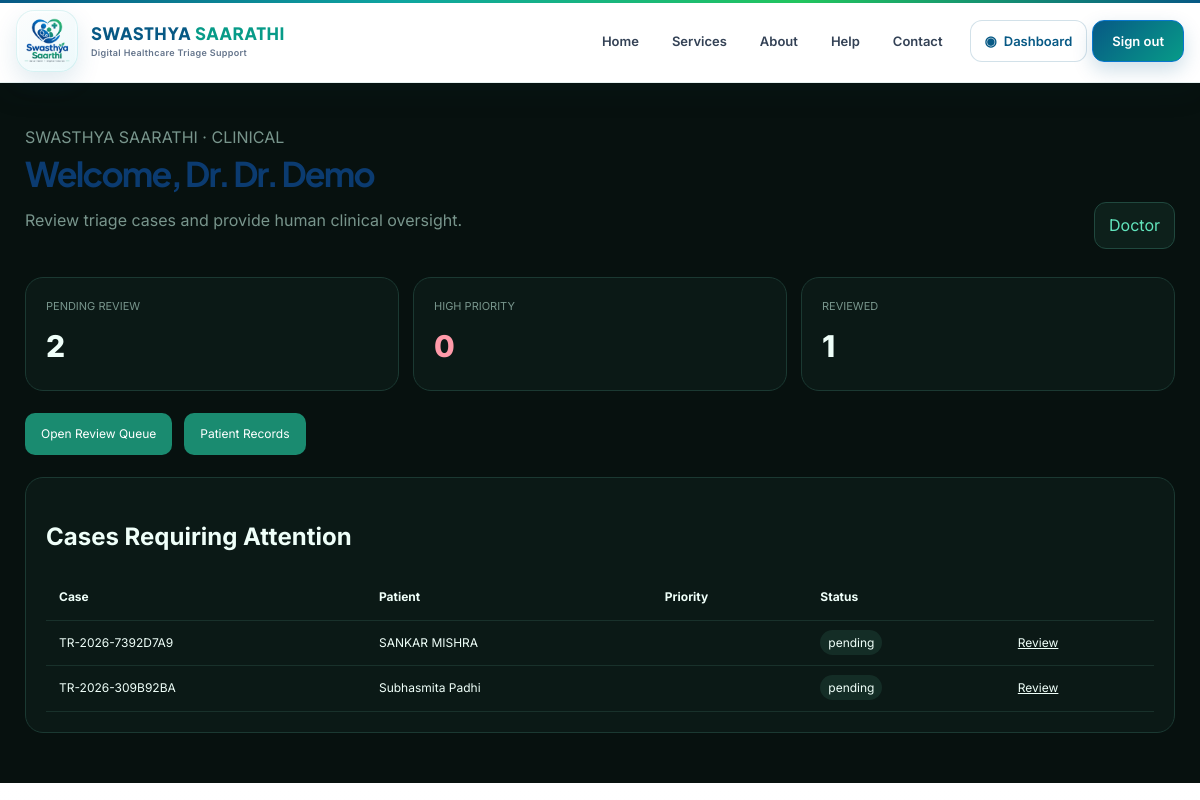
The page /doctor/dashboard.php (signed in) on the database its author committed.
### tables this page shows
CREATE TABLE `triage_reports` (
  `id` int(11) NOT NULL,
  `triage_uid` varchar(30) DEFAULT NULL,
  `patient_id` int(11) DEFAULT NULL,
  `symptoms` text DEFAULT NULL,
  `duration` varchar(255) DEFAULT NULL,
  `priority` enum('HIGH','MEDIUM','LOW') DEFAULT NULL,
  `urgency_flags` text DEFAULT NULL,
  `missing_information` text DEFAULT NULL,
  `summary` text DEFAULT NULL,
  `status` varchar(40) DEFAULT 'WAITING',
  `report_path` varchar(255) DEFAULT NULL,
  `created_at` timestamp NOT NULL DEFAULT current_timestamp(),
  `ocr_text` longtext DEFAULT NULL,
  `prescription_path` varchar(500) DEFAULT NULL,
  `medicine_summary` longtext DEFAULT NULL,
  `reviewed_by` int(11) DEFAULT NULL,
  `reviewer_name` varchar(255) DEFAULT NULL,
  `reviewed_at` datetime DEFAULT NULL,
  `ocr_medicines` text DEFAULT NULL,
  `ocr_document_path` varchar(500) DEFAULT NULL,
  `review_notes` text DEFAULT NULL,
  `prescription_text` longtext DEFAULT NULL,
  `uploaded_document` varchar(500) DEFAULT NULL
);

CREATE TABLE `patients` (
  `id` int(11) NOT NULL,
  `patient_uid` varchar(30) DEFAULT NULL,
  `name` varchar(150) DEFAULT NULL,
  `age` int(11) DEFAULT NULL,
  `gender` varchar(20) DEFAULT NULL,
  `phone` varchar(30) DEFAULT NULL,
  `language` varchar(40) DEFAULT NULL,
  `created_at` timestamp NOT NULL DEFAULT current_timestamp()
);

### includes/dashboard_guard.php (called while the page is built, shortened)
<?php
function dashboard_escape(mixed $value): string
{
    return htmlspecialchars((string)($value ?? ''), ENT_QUOTES, 'UTF-8');
}

### doctor/dashboard.php (the view, shortened to what this page needs)
<?php
require_once __DIR__ . '/../includes/dashboard_guard.php';
require_once __DIR__ . '/../config/database.php';
$pageTitle='Doctor Dashboard | Swasthya Saarthi'; $name=$_SESSION['user_name']??'Doctor';
$pending=(int)$pdo->query("SELECT COUNT(*) FROM triage_reports WHERE LOWER(COALESCE(status,'')) IN
('pending','waiting','pending_review','under_review')")->fetchColumn(); $high=(int)$pdo->query("SELECT COUNT(*) FROM
triage_reports WHERE UPPER(COALESCE(priority,''))='HIGH'")->fetchColumn(); $reviewed=(int)$pdo->query("SELECT COUNT(*)
FROM triage_reports WHERE LOWER(COALESCE(status,'')) IN ('reviewed','closed')")->fetchColumn();
$recent=$pdo->query("SELECT t.id,t.triage_uid,t.priority,t.status,t.created_at,p.name patient_name FROM triage_reports t
LEFT JOIN patients p ON p.id=t.patient_id WHERE LOWER(COALESCE(t.status,'')) NOT IN ('reviewed','closed') ORDER BY
t.created_at ASC LIMIT 10")->fetchAll(); include __DIR__.'/../includes/header.php'; ?>
<main class="db">
    <div class="wrap">
        <div class="hero">
            <div>
                <div class="muted">SWASTHYA SAARATHI · CLINICAL</div>
                <h1>Welcome, Dr. <?=dashboard_escape($name)?></h1>
                <p class="muted">Review triage cases and provide human clinical oversight.</p>
            </div>
            <div class="role">Doctor</div>
        </div>
        <div class="grid">
            <div class="card">
                <div class="label">PENDING REVIEW</div>
                <div class="num"><?=$pending?></div>
            </div>
            <div class="card">
                <div class="label">HIGH PRIORITY</div>
                <div class="num danger"><?=$high?></div>
            </div>
            <div class="card">
                <div class="label">REVIEWED</div>
                <div class="num"><?=$reviewed?></div>
            </div>
        </div>
        <div class="actions">
            <a class="btn" href="../queue.php?status=pending">Open Review Queue</a
            ><a class="btn" href="../patients.php">Patient Records</a
            >
        </div>
        <section class="card table">
            <h2>Cases Requiring Attention</h2>
            <table>
                <thead>
                    <tr>
                        <th>Case</th>
                        <th>Patient</th>
                        <th>Priority</th>
                        <th>Status</th>
                        <th></th>
                    </tr>
                </thead>
                <tbody>
                    <?php foreach($recent as $r): ?>
                    <tr>
                        <td><?=dashboard_escape($r['triage_uid'])?></td>
                        <td><?=dashboard_escape($r['patient_name']??'Unknown')?></td>
                        <td><?=dashboard_escape($r['priority']??'—')?></td>
                        <td>
                            <span class="badge"><?=dashboard_escape($r['status']??'—')?></span>
                        </td>
                        <td><a href="../review.php?id=<?=(int)$r['id']?>">Review</a></td>
                    </tr>
                    <?php endforeach; ?>
                </tbody>
            </table>
        </section>
    </div>
</main>

### assets/css/app.css (style rules this page uses)
:root { --navy: #0b3b70; --navy-dark: #072b52; --blue: #0877ce; --blue-dark: #075ca4; --teal: #0ca79b; --green: #18a974; --purple: #7355d9; --orange: #ef9142; --ink: #173d67; --text: #466785; --muted: #71879d; --background: #f5f9fd; --white: #ffffff; --line: #dceaf5; --shadow: 0 18px 50px rgba(16, 69, 112, .10); --shadow-hover: 0 25px 65px rgba(16, 69, 112, .17); --radius: 18px; }
* { box-sizing: border-box; }
html { scroll-behavior: smooth; }
body { margin: 0; background: linear-gradient( 180deg, #ffffff 0%, #f5f9fd 100% ); color: var(--ink); font-family: Inter, Arial, sans-serif; line-height: 1.55; }
a { color: inherit; }
.hero h1 { margin: 10px 0; font-family: "Plus Jakarta Sans", Inter, sans-serif; color: var(--navy); font-size: clamp( 34px, 4vw, 52px ); line-height: 1.07; letter-spacing: -1.8px; }

### doctor/dashboard.php (style rules this page uses)
.db { min-height: calc(100vh - 100px); padding: 42px 24px; background: #07110f; color: #effff9; }
.wrap { max-width: 1150px; margin: auto; }
.hero { display: flex; justify-content: space-between; align-items: end; margin-bottom: 28px; }
.hero h1 { margin: 6px 0; font-size: 34px; }
.muted { color: #78958c; }
.role { padding: 10px 14px; border: 1px solid #20483e; border-radius: 12px; background: #0d201b; color: #62e5bd; }
.grid { display: grid; grid-template-columns: repeat(3, 1fr); gap: 14px; }
.card { background: #0b1916; border: 1px solid #1b3932; border-radius: 18px; padding: 20px; }
.num { font-size: 30px; font-weight: 800; margin-top: 8px; }
.label { font-size: 11px; color: #78958c; }
.actions { display: flex; gap: 12px; margin: 22px 0; flex-wrap: wrap; }
.btn { padding: 12px 16px; border-radius: 10px; background: #1a8b70; color: white; text-decoration: none; font-size: 12px; }
.table { margin-top: 22px; overflow: auto; }
.table table { width: 100%; border-collapse: collapse; }
.table th, .table td { text-align: left; padding: 13px; border-bottom: 1px solid #19312b; font-size: 12px; }
.badge { padding: 5px 8px; border-radius: 999px; background: #142d26; }
.danger { color: #ff9aa9; }

### rows shown on the page
triage_reports: triage_uid "TR-2026-7392D7A9", patient.name "SANKAR MISHRA", status "pending"
triage_reports: triage_uid "TR-2026-309B92BA", patient.name "Subhasmita Padhi", status "pending"

### other values the page prints
dashboard_escape($name) "Dr. Demo"
$pending "2"
$high "0"
$reviewed "1"
